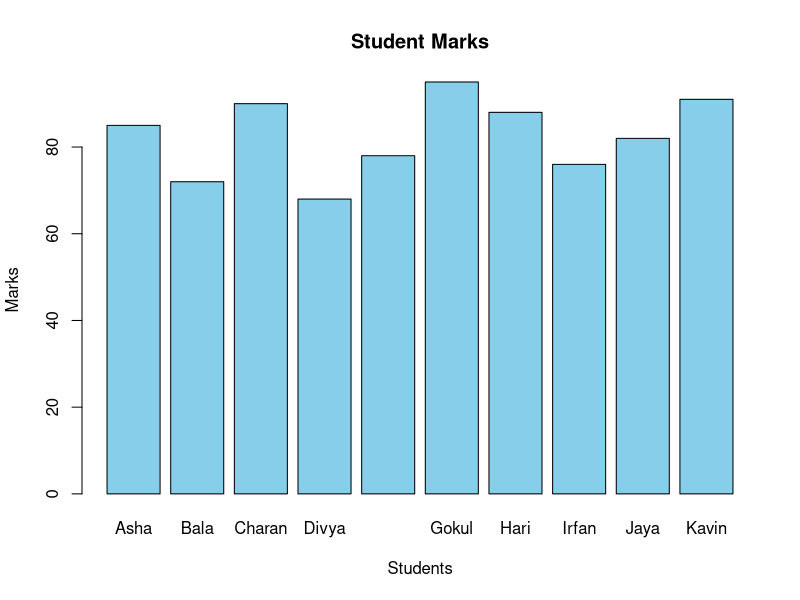
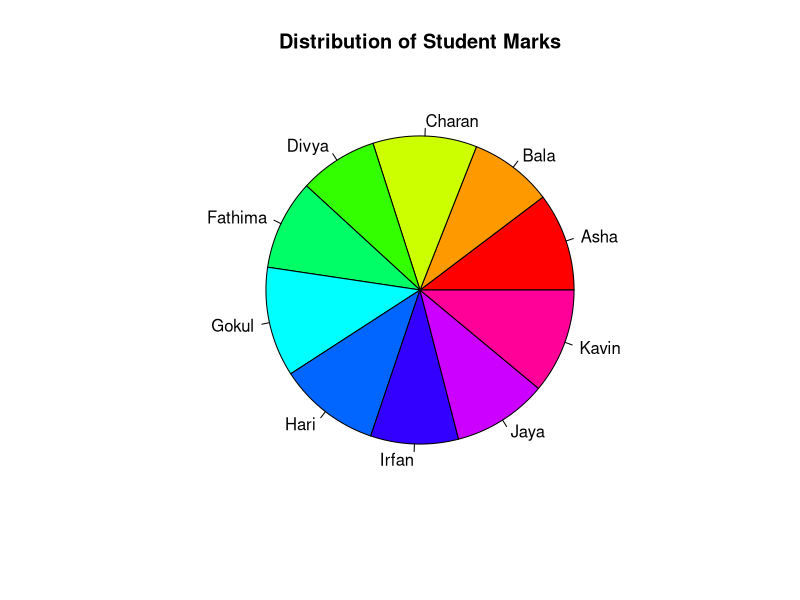
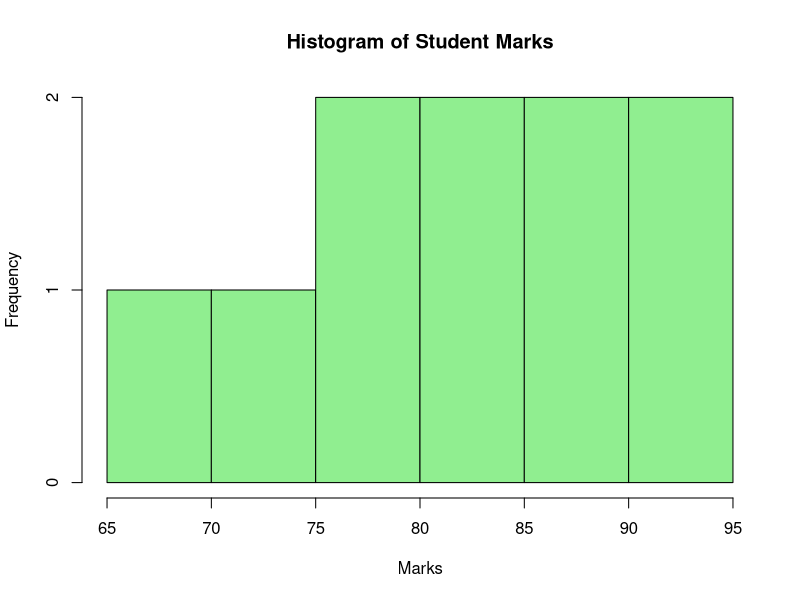
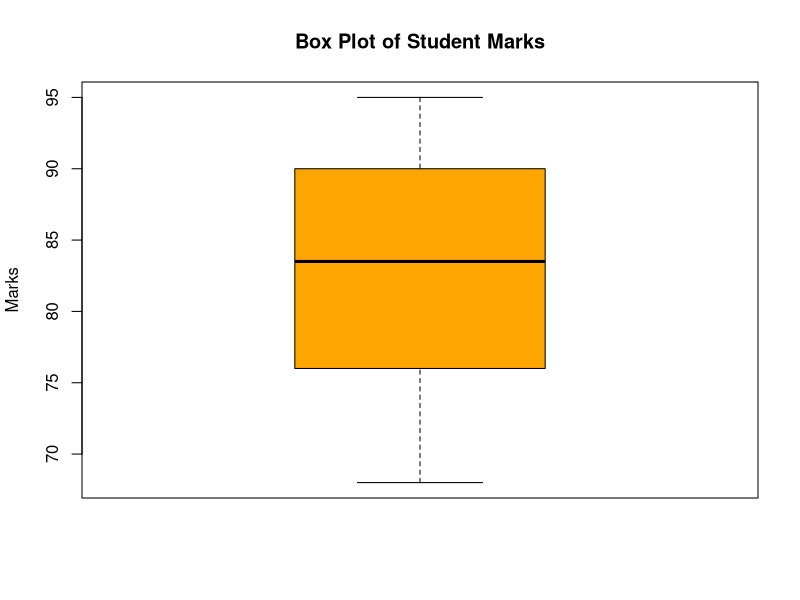
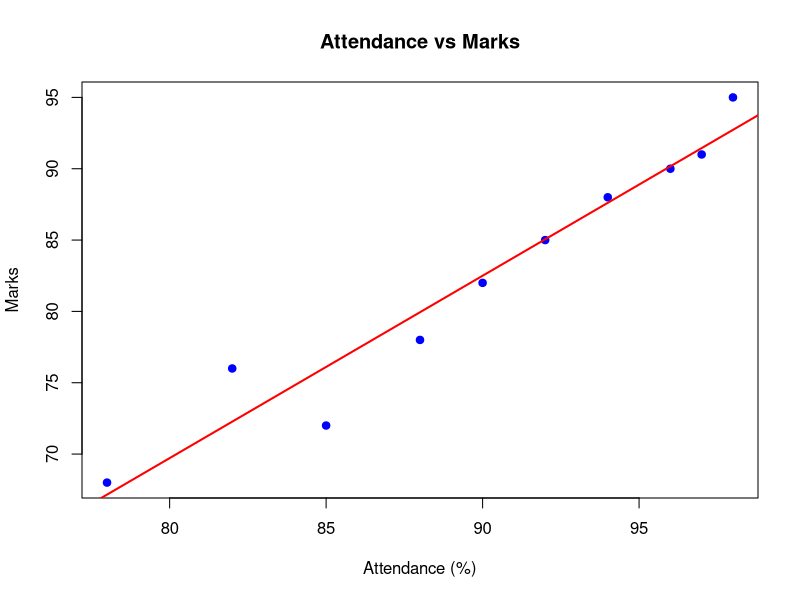
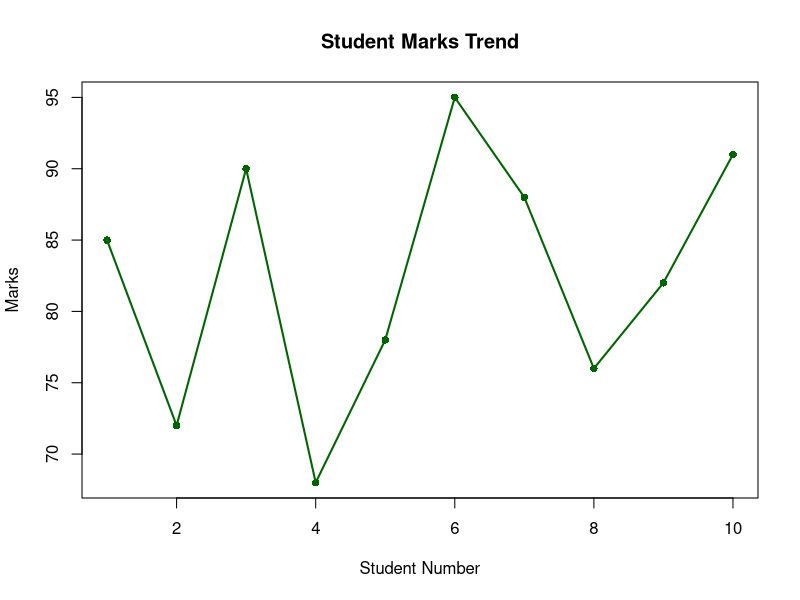
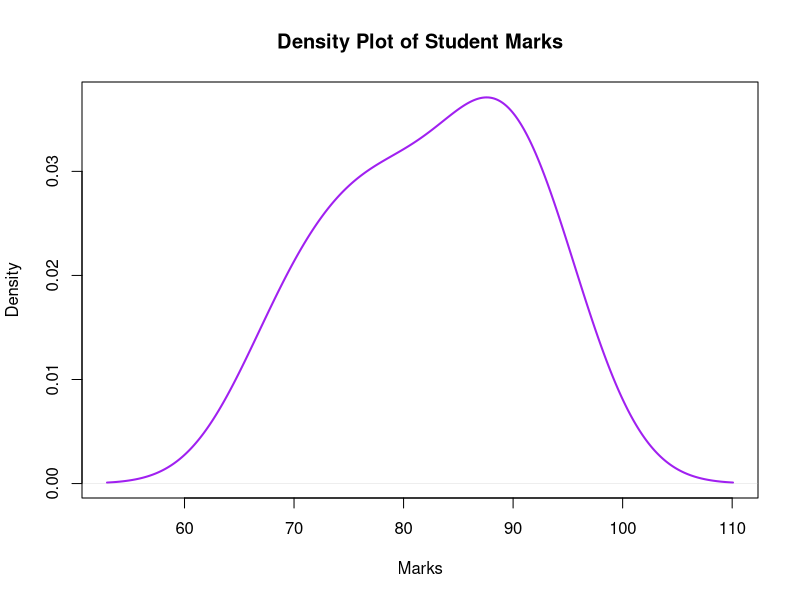
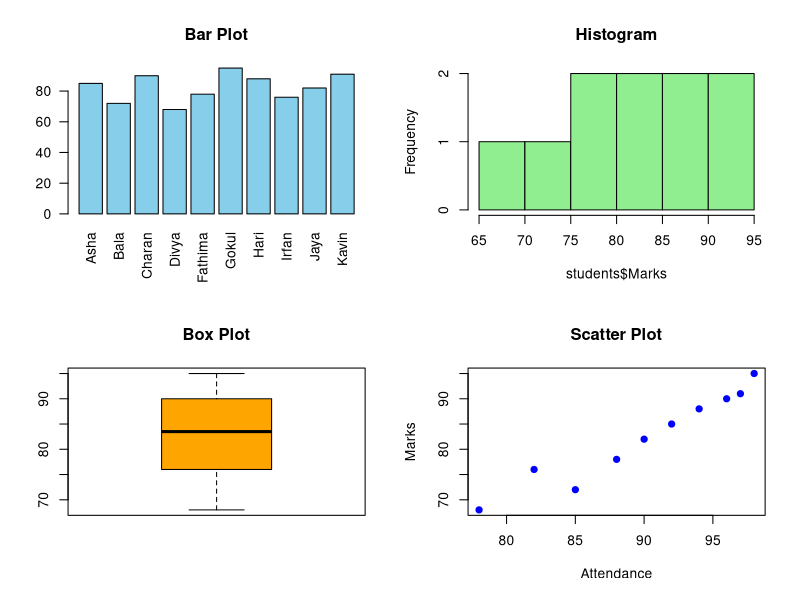

These charts were generated, in order, by the following R code:

#Dataset
students <- data.frame(
  Name = c("Asha", "Bala", "Charan", "Divya", "Fathima",
           "Gokul", "Hari", "Irfan", "Jaya", "Kavin"),
  Marks = c(85, 72, 90, 68, 78, 95, 88, 76, 82, 91),
  Attendance = c(92, 85, 96, 78, 88, 98, 94, 82, 90, 97)
)
print(students)
# 2. Bar Plot
barplot(
students$Marks,
  names.arg = students$Name,
  main = "Student Marks",
  xlab = "Students",
  ylab = "Marks",
  col = "skyblue",
  border = "black"
)
# 3. Pie Chart
pie(
  students$Marks,
  labels = students$Name,
  main = "Distribution of Student Marks",
  col = rainbow(length(students$Marks))
)

# 4. Histogram
hist(
  students$Marks,
  main = "Histogram of Student Marks",
  xlab = "Marks",
  ylab = "Frequency",
  col = "lightgreen",
  border = "black"
)
# 5. Box Plot
boxplot(
  students$Marks,
  main = "Box Plot of Student Marks",
  ylab = "Marks",
  col = "orange"
)


# 6. Scatter Plot
plot(
  students$Attendance,
  students$Marks,
  main = "Attendance vs Marks",
  xlab = "Attendance (%)",
  ylab = "Marks",
  pch = 19,
  col = "blue"
)

# Add regression line
abline(
  lm(Marks ~ Attendance, data = students),
  col = "red",
  lwd = 2
)
# 7. Line Plot
plot(
  students$Marks,
  type = "o",
  main = "Student Marks Trend",
  xlab = "Student Number",
  ylab = "Marks",
  pch = 16,
  lwd = 2,
  col = "darkgreen"
)

# 8. Density Plot
density_marks <- density(students$Marks)
plot(
  density_marks,
  main = "Density Plot of Student Marks",
  xlab = "Marks",
  ylab = "Density",
  lwd = 2,
  col = "purple"
)


# 9. Multiple Plots in One Window

par(mfrow = c(2, 2))

# Bar Plot
barplot(
  students$Marks,
  names.arg = students$Name,
  main = "Bar Plot",
  col = "skyblue",
  las = 2
)

# Histogram
hist(
  students$Marks,
  main = "Histogram",
  col = "lightgreen"
)

# Box Plot
boxplot(
  students$Marks,
  main = "Box Plot",
  col = "orange"
)

# Scatter Plot
plot(
  students$Attendance,
  students$Marks,
  main = "Scatter Plot",
  xlab = "Attendance",
  ylab = "Marks",
  pch = 19,
  col = "blue"
)

# Reset plotting layout
par(mfrow = c(1, 1))
# 10. Summary Statistics
cat("Mean Marks:", mean(students$Marks), "\n")
cat("Median Marks:", median(students$Marks), "\n")
cat("Maximum Marks:", max(students$Marks), "\n")
cat("Minimum Marks:", min(students$Marks), "\n")
cat("Standard Deviation:", sd(students$Marks), "\n")
